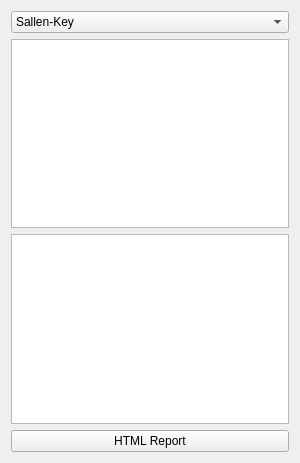
<?xml version="1.0" encoding="UTF-8"?>
<ui version="4.0">
 <class>CellsSettings</class>
 <widget class="QWidget" name="CellsSettings">
  <property name="geometry">
   <rect>
    <x>0</x>
    <y>0</y>
    <width>300</width>
    <height>463</height>
   </rect>
  </property>
  <property name="windowTitle">
   <string>Form</string>
  </property>
  <layout class="QGridLayout" name="gridLayout">
   <item row="0" column="0">
    <widget class="QComboBox" name="cell_selector">
     <property name="maximumSize">
      <size>
       <width>300</width>
       <height>16777215</height>
      </size>
     </property>
     <item>
      <property name="text">
       <string>Sallen-Key</string>
      </property>
     </item>
     <item>
      <property name="text">
       <string>Rauch</string>
      </property>
     </item>
     <item>
      <property name="text">
       <string>Sedra-Ghorab-Martin</string>
      </property>
     </item>
     <item>
      <property name="text">
       <string>Kerwin-Huelsman-Newcom</string>
      </property>
     </item>
     <item>
      <property name="text">
       <string>Tow-Thomas</string>
      </property>
     </item>
     <item>
      <property name="text">
       <string>Ackerberg-Mossber</string>
      </property>
     </item>
     <item>
      <property name="text">
       <string>Fleischer-Tow</string>
      </property>
     </item>
    </widget>
   </item>
   <item row="1" column="0">
    <widget class="QListView" name="cell_components">
     <property name="maximumSize">
      <size>
       <width>300</width>
       <height>16777215</height>
      </size>
     </property>
     <property name="dragEnabled">
      <bool>true</bool>
     </property>
     <property name="dragDropOverwriteMode">
      <bool>true</bool>
     </property>
     <property name="dragDropMode">
      <enum>QAbstractItemView::InternalMove</enum>
     </property>
    </widget>
   </item>
   <item row="2" column="0">
    <widget class="QListView" name="cell_sensitivities">
     <property name="maximumSize">
      <size>
       <width>300</width>
       <height>16777215</height>
      </size>
     </property>
     <property name="dragEnabled">
      <bool>true</bool>
     </property>
     <property name="dragDropOverwriteMode">
      <bool>true</bool>
     </property>
     <property name="dragDropMode">
      <enum>QAbstractItemView::InternalMove</enum>
     </property>
    </widget>
   </item>
   <item row="3" column="0">
    <widget class="QPushButton" name="report_button">
     <property name="maximumSize">
      <size>
       <width>300</width>
       <height>16777215</height>
      </size>
     </property>
     <property name="text">
      <string>HTML Report</string>
     </property>
    </widget>
   </item>
  </layout>
 </widget>
 <resources/>
 <connections/>
</ui>
